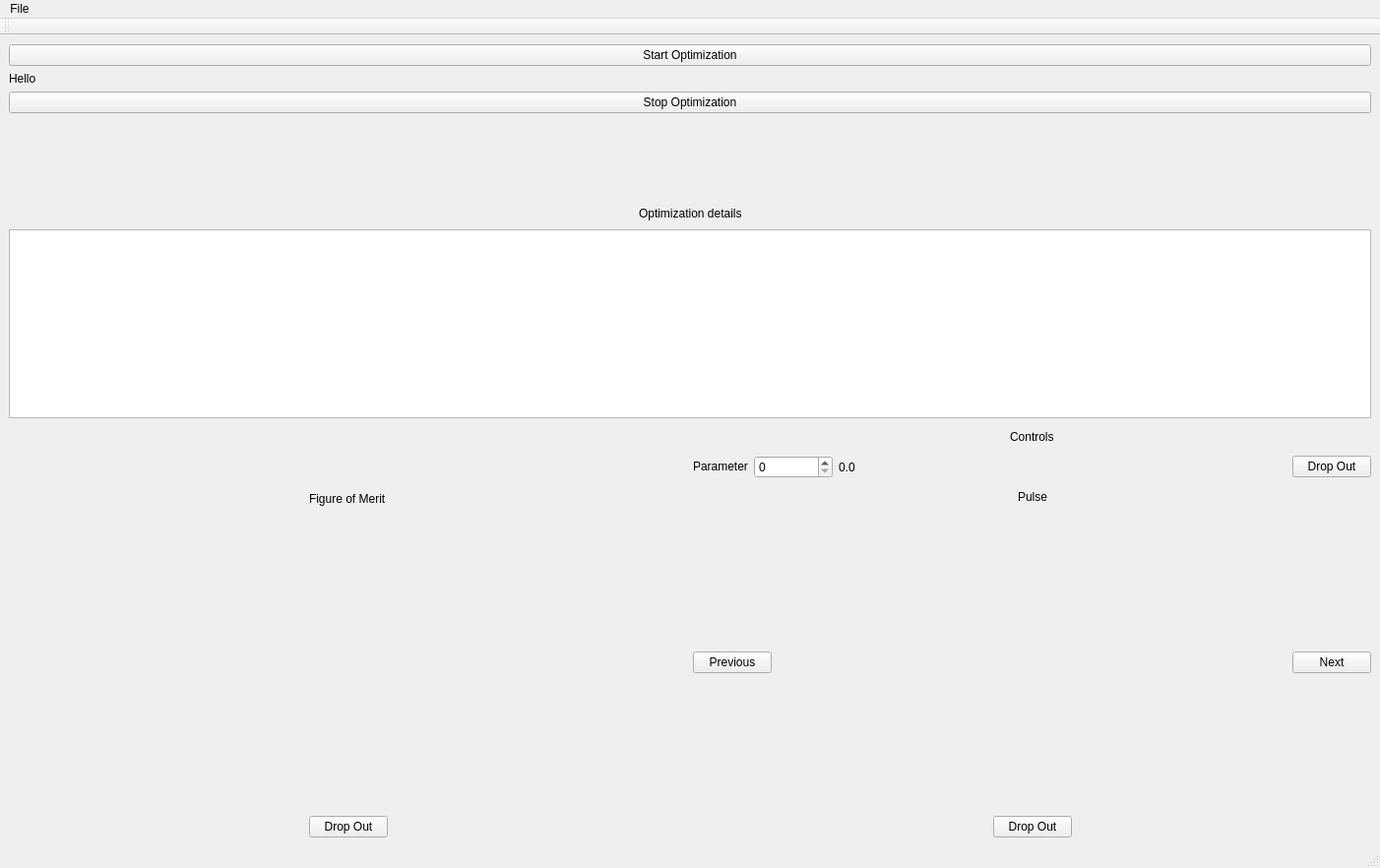
<?xml version="1.0" encoding="UTF-8"?>
<ui version="4.0">
 <class>MainWindow</class>
 <widget class="QMainWindow" name="MainWindow">
  <property name="geometry">
   <rect>
    <x>0</x>
    <y>0</y>
    <width>1402</width>
    <height>882</height>
   </rect>
  </property>
  <property name="sizePolicy">
   <sizepolicy hsizetype="Expanding" vsizetype="Expanding">
    <horstretch>0</horstretch>
    <verstretch>0</verstretch>
   </sizepolicy>
  </property>
  <property name="windowTitle">
   <string>MainWindow</string>
  </property>
  <widget class="QWidget" name="main_widget">
   <property name="sizePolicy">
    <sizepolicy hsizetype="Maximum" vsizetype="Maximum">
     <horstretch>0</horstretch>
     <verstretch>0</verstretch>
    </sizepolicy>
   </property>
   <layout class="QVBoxLayout" name="verticalLayout_7">
    <item>
     <layout class="QVBoxLayout" name="main_commands_layout">
      <item>
       <widget class="QPushButton" name="start_optimization_button">
        <property name="text">
         <string>Start Optimization</string>
        </property>
       </widget>
      </item>
      <item>
       <widget class="QLabel" name="main_operations_label">
        <property name="text">
         <string>Hello</string>
        </property>
       </widget>
      </item>
      <item>
       <widget class="QPushButton" name="stop_optimization_button">
        <property name="text">
         <string>Stop Optimization</string>
        </property>
       </widget>
      </item>
     </layout>
    </item>
    <item>
     <spacer name="vertical_buttons_plotter_spacer_2">
      <property name="orientation">
       <enum>Qt::Vertical</enum>
      </property>
      <property name="sizeHint" stdset="0">
       <size>
        <width>1135</width>
        <height>51</height>
       </size>
      </property>
     </spacer>
    </item>
    <item>
     <layout class="QHBoxLayout" name="horizontalLayout_8">
      <item>
       <spacer name="horizontalSpacer_9">
        <property name="orientation">
         <enum>Qt::Horizontal</enum>
        </property>
        <property name="sizeHint" stdset="0">
         <size>
          <width>40</width>
          <height>20</height>
         </size>
        </property>
       </spacer>
      </item>
      <item>
       <widget class="QLabel" name="label_7">
        <property name="text">
         <string>Optimization details</string>
        </property>
       </widget>
      </item>
      <item>
       <spacer name="horizontalSpacer_10">
        <property name="orientation">
         <enum>Qt::Horizontal</enum>
        </property>
        <property name="sizeHint" stdset="0">
         <size>
          <width>40</width>
          <height>20</height>
         </size>
        </property>
       </spacer>
      </item>
     </layout>
    </item>
    <item>
     <widget class="QPlainTextEdit" name="optimization_details_plain_text"/>
    </item>
    <item>
     <layout class="QHBoxLayout" name="horizontalLayout_10">
      <item>
       <layout class="QVBoxLayout" name="verticalLayout_5">
        <item>
         <spacer name="verticalSpacer_5">
          <property name="orientation">
           <enum>Qt::Vertical</enum>
          </property>
          <property name="sizeHint" stdset="0">
           <size>
            <width>20</width>
            <height>40</height>
           </size>
          </property>
         </spacer>
        </item>
        <item>
         <layout class="QHBoxLayout" name="horizontalLayout_6">
          <item>
           <spacer name="horizontalSpacer_5">
            <property name="orientation">
             <enum>Qt::Horizontal</enum>
            </property>
            <property name="sizeHint" stdset="0">
             <size>
              <width>40</width>
              <height>20</height>
             </size>
            </property>
           </spacer>
          </item>
          <item>
           <widget class="QLabel" name="label">
            <property name="text">
             <string>Figure of Merit</string>
            </property>
           </widget>
          </item>
          <item>
           <spacer name="horizontalSpacer_8">
            <property name="orientation">
             <enum>Qt::Horizontal</enum>
            </property>
            <property name="sizeHint" stdset="0">
             <size>
              <width>148</width>
              <height>17</height>
             </size>
            </property>
           </spacer>
          </item>
         </layout>
        </item>
       </layout>
      </item>
      <item>
       <layout class="QVBoxLayout" name="verticalLayout_6">
        <item>
         <layout class="QHBoxLayout" name="horizontalLayout_9">
          <item>
           <spacer name="horizontalSpacer_12">
            <property name="orientation">
             <enum>Qt::Horizontal</enum>
            </property>
            <property name="sizeHint" stdset="0">
             <size>
              <width>40</width>
              <height>20</height>
             </size>
            </property>
           </spacer>
          </item>
          <item>
           <widget class="QLabel" name="label_3">
            <property name="text">
             <string>Controls</string>
            </property>
           </widget>
          </item>
          <item>
           <spacer name="horizontalSpacer_13">
            <property name="orientation">
             <enum>Qt::Horizontal</enum>
            </property>
            <property name="sizeHint" stdset="0">
             <size>
              <width>40</width>
              <height>20</height>
             </size>
            </property>
           </spacer>
          </item>
         </layout>
        </item>
        <item>
         <layout class="QHBoxLayout" name="horizontalLayout">
          <item>
           <widget class="QLabel" name="name_parameter_label">
            <property name="sizePolicy">
             <sizepolicy hsizetype="Preferred" vsizetype="Fixed">
              <horstretch>0</horstretch>
              <verstretch>0</verstretch>
             </sizepolicy>
            </property>
            <property name="minimumSize">
             <size>
              <width>0</width>
              <height>0</height>
             </size>
            </property>
            <property name="text">
             <string>Parameter</string>
            </property>
           </widget>
          </item>
          <item>
           <widget class="QSpinBox" name="select_parameter_spinbox">
            <property name="minimumSize">
             <size>
              <width>80</width>
              <height>0</height>
             </size>
            </property>
           </widget>
          </item>
          <item>
           <widget class="QLabel" name="value_parameter_label">
            <property name="sizePolicy">
             <sizepolicy hsizetype="Fixed" vsizetype="Preferred">
              <horstretch>0</horstretch>
              <verstretch>0</verstretch>
             </sizepolicy>
            </property>
            <property name="minimumSize">
             <size>
              <width>120</width>
              <height>0</height>
             </size>
            </property>
            <property name="text">
             <string>0.0</string>
            </property>
           </widget>
          </item>
          <item>
           <spacer name="horizontalSpacer_6">
            <property name="orientation">
             <enum>Qt::Horizontal</enum>
            </property>
            <property name="sizeHint" stdset="0">
             <size>
              <width>40</width>
              <height>20</height>
             </size>
            </property>
           </spacer>
          </item>
          <item>
           <widget class="QPushButton" name="drop_out_parameter_button">
            <property name="text">
             <string>Drop Out</string>
            </property>
           </widget>
          </item>
         </layout>
        </item>
        <item>
         <layout class="QHBoxLayout" name="horizontalLayout_2">
          <item>
           <spacer name="horizontalSpacer_14">
            <property name="orientation">
             <enum>Qt::Horizontal</enum>
            </property>
            <property name="sizeHint" stdset="0">
             <size>
              <width>40</width>
              <height>20</height>
             </size>
            </property>
           </spacer>
          </item>
          <item>
           <widget class="QLabel" name="label_2">
            <property name="text">
             <string>Pulse</string>
            </property>
           </widget>
          </item>
          <item>
           <spacer name="horizontalSpacer_7">
            <property name="orientation">
             <enum>Qt::Horizontal</enum>
            </property>
            <property name="sizeHint" stdset="0">
             <size>
              <width>78</width>
              <height>17</height>
             </size>
            </property>
           </spacer>
          </item>
         </layout>
        </item>
       </layout>
      </item>
     </layout>
    </item>
    <item>
     <layout class="QHBoxLayout" name="horizontalLayout_7">
      <item>
       <layout class="QVBoxLayout" name="verticalLayout">
        <item>
         <widget class="PlotWidget" name="fom_plotter" native="true">
          <property name="sizePolicy">
           <sizepolicy hsizetype="MinimumExpanding" vsizetype="MinimumExpanding">
            <horstretch>0</horstretch>
            <verstretch>0</verstretch>
           </sizepolicy>
          </property>
          <property name="minimumSize">
           <size>
            <width>300</width>
            <height>300</height>
           </size>
          </property>
         </widget>
        </item>
        <item>
         <layout class="QHBoxLayout" name="horizontalLayout_3">
          <item>
           <spacer name="horizontalSpacer">
            <property name="orientation">
             <enum>Qt::Horizontal</enum>
            </property>
            <property name="sizeHint" stdset="0">
             <size>
              <width>40</width>
              <height>20</height>
             </size>
            </property>
           </spacer>
          </item>
          <item>
           <widget class="QPushButton" name="drop_out_fom_button">
            <property name="text">
             <string>Drop Out</string>
            </property>
           </widget>
          </item>
          <item>
           <spacer name="horizontalSpacer_2">
            <property name="orientation">
             <enum>Qt::Horizontal</enum>
            </property>
            <property name="sizeHint" stdset="0">
             <size>
              <width>40</width>
              <height>20</height>
             </size>
            </property>
           </spacer>
          </item>
         </layout>
        </item>
       </layout>
      </item>
      <item>
       <layout class="QVBoxLayout" name="verticalLayout_4">
        <item>
         <layout class="QHBoxLayout" name="horizontalLayout_5">
          <item>
           <layout class="QVBoxLayout" name="verticalLayout_2">
            <item>
             <spacer name="verticalSpacer">
              <property name="orientation">
               <enum>Qt::Vertical</enum>
              </property>
              <property name="sizeHint" stdset="0">
               <size>
                <width>20</width>
                <height>40</height>
               </size>
              </property>
             </spacer>
            </item>
            <item>
             <widget class="QPushButton" name="previous_pulse_plot_button">
              <property name="text">
               <string>Previous</string>
              </property>
             </widget>
            </item>
            <item>
             <spacer name="verticalSpacer_2">
              <property name="orientation">
               <enum>Qt::Vertical</enum>
              </property>
              <property name="sizeHint" stdset="0">
               <size>
                <width>20</width>
                <height>40</height>
               </size>
              </property>
             </spacer>
            </item>
           </layout>
          </item>
          <item>
           <widget class="PlotWidget" name="pulses_plotter" native="true">
            <property name="sizePolicy">
             <sizepolicy hsizetype="MinimumExpanding" vsizetype="MinimumExpanding">
              <horstretch>0</horstretch>
              <verstretch>0</verstretch>
             </sizepolicy>
            </property>
            <property name="minimumSize">
             <size>
              <width>300</width>
              <height>300</height>
             </size>
            </property>
           </widget>
          </item>
          <item>
           <layout class="QVBoxLayout" name="verticalLayout_3">
            <item>
             <spacer name="verticalSpacer_3">
              <property name="orientation">
               <enum>Qt::Vertical</enum>
              </property>
              <property name="sizeHint" stdset="0">
               <size>
                <width>20</width>
                <height>40</height>
               </size>
              </property>
             </spacer>
            </item>
            <item>
             <widget class="QPushButton" name="next_pulse_plot_button">
              <property name="text">
               <string>Next</string>
              </property>
             </widget>
            </item>
            <item>
             <spacer name="verticalSpacer_4">
              <property name="orientation">
               <enum>Qt::Vertical</enum>
              </property>
              <property name="sizeHint" stdset="0">
               <size>
                <width>20</width>
                <height>40</height>
               </size>
              </property>
             </spacer>
            </item>
           </layout>
          </item>
         </layout>
        </item>
        <item>
         <layout class="QHBoxLayout" name="horizontalLayout_4">
          <item>
           <spacer name="horizontalSpacer_3">
            <property name="orientation">
             <enum>Qt::Horizontal</enum>
            </property>
            <property name="sizeHint" stdset="0">
             <size>
              <width>40</width>
              <height>20</height>
             </size>
            </property>
           </spacer>
          </item>
          <item>
           <widget class="QPushButton" name="drop_out_pulse_button">
            <property name="text">
             <string>Drop Out</string>
            </property>
           </widget>
          </item>
          <item>
           <spacer name="horizontalSpacer_4">
            <property name="orientation">
             <enum>Qt::Horizontal</enum>
            </property>
            <property name="sizeHint" stdset="0">
             <size>
              <width>40</width>
              <height>20</height>
             </size>
            </property>
           </spacer>
          </item>
         </layout>
        </item>
       </layout>
      </item>
     </layout>
    </item>
   </layout>
  </widget>
  <widget class="QMenuBar" name="bar_menu">
   <property name="geometry">
    <rect>
     <x>0</x>
     <y>0</y>
     <width>1402</width>
     <height>22</height>
    </rect>
   </property>
   <widget class="QMenu" name="file_menu">
    <property name="title">
     <string>File</string>
    </property>
    <widget class="QMenu" name="menuNew">
     <property name="title">
      <string>New</string>
     </property>
     <addaction name="separator"/>
     <addaction name="parameters_optimization_action"/>
     <addaction name="dcrab_optimization_action"/>
    </widget>
    <addaction name="menuNew"/>
    <addaction name="load_file_action"/>
   </widget>
   <addaction name="file_menu"/>
  </widget>
  <widget class="QStatusBar" name="statusbar"/>
  <widget class="QToolBar" name="toolBar">
   <property name="windowTitle">
    <string>toolBar</string>
   </property>
   <attribute name="toolBarArea">
    <enum>TopToolBarArea</enum>
   </attribute>
   <attribute name="toolBarBreak">
    <bool>false</bool>
   </attribute>
  </widget>
  <action name="parameters_optimization_action">
   <property name="text">
    <string>Parameters Optimization</string>
   </property>
  </action>
  <action name="dcrab_optimization_action">
   <property name="text">
    <string>dCRAB Optimization</string>
   </property>
  </action>
  <action name="load_file_action">
   <property name="text">
    <string>Load File</string>
   </property>
  </action>
 </widget>
 <customwidgets>
  <customwidget>
   <class>PlotWidget</class>
   <extends>QWidget</extends>
   <header>pyqtgraph</header>
   <container>1</container>
  </customwidget>
 </customwidgets>
 <resources/>
 <connections/>
</ui>
